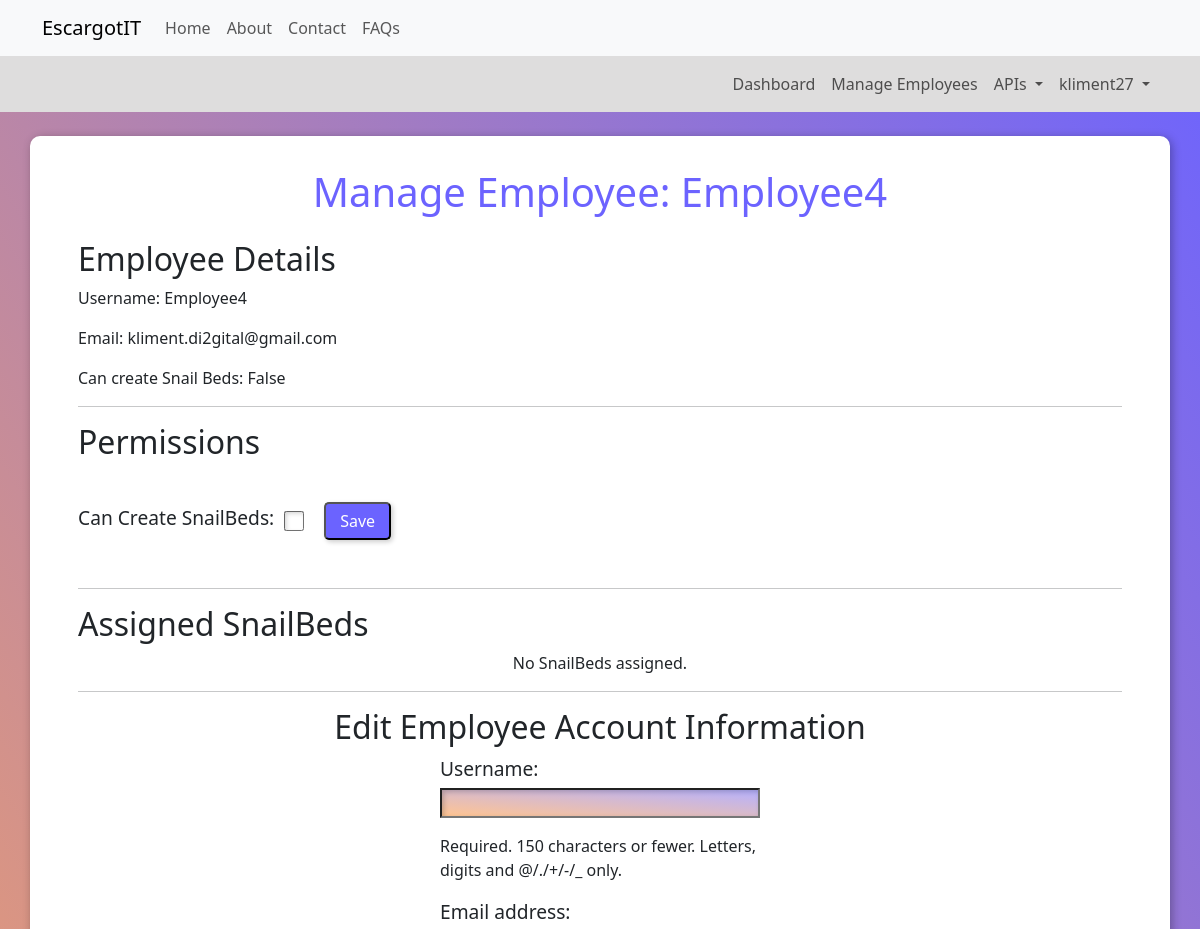
The app's page /manage_employee/5/ (signed in, upper part), older data.
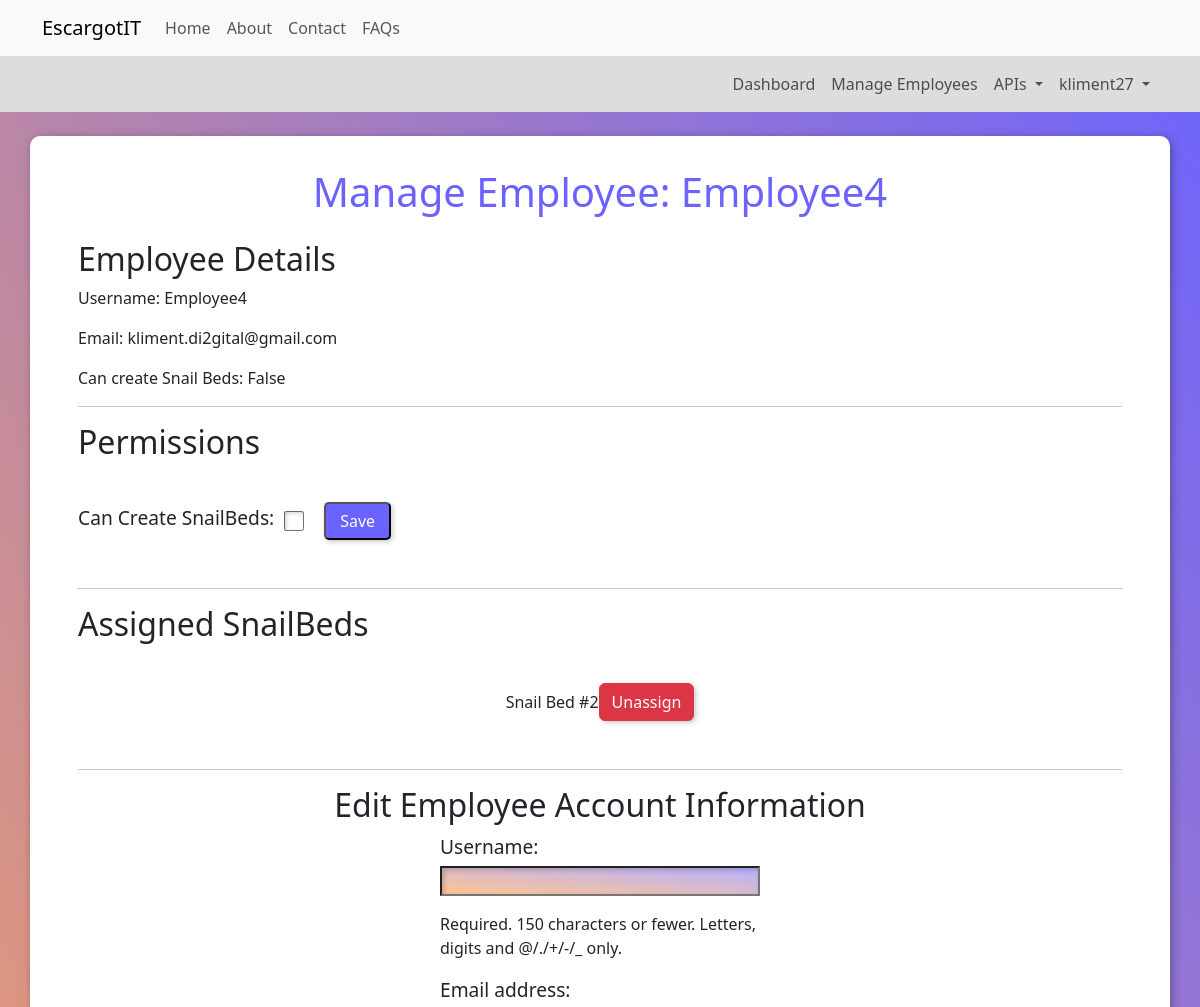
The same page, newer data.
### core/models.py (models this page shows, shortened)
class EmployeeUser(models.Model):
    user = models.OneToOneField(User, on_delete=models.CASCADE)
    admin = models.ForeignKey(AdminUser, on_delete=models.CASCADE, null=True, blank=True)
    can_create_snailbed = models.BooleanField(default=False)

class SnailBed(models.Model):
    bed_name = models.CharField(max_length=100, unique=False, null=True, blank=True)
    user = models.ForeignKey(AdminUser, on_delete=models.CASCADE, null=True, blank=True, db_constraint=False)
    employee = models.ForeignKey(EmployeeUser, on_delete=models.SET_NULL, null=True, blank=True, db_constraint=False)
    snail_amount = models.IntegerField(null=True, blank=True)
    hatch_rate = models.ForeignKey('SnailHatchRate', on_delete=models.SET_NULL, null=True, blank=True)
    mortality_rate = models.ForeignKey('SnailMortalityRate', on_delete=models.SET_NULL, null=True, blank=True)
    maturity_rate = models.ForeignKey('TimeTakenToMature', on_delete=models.SET_NULL, null=True, blank=True)
    snail_feed = models.ForeignKey('SnailFeed', on_delete=models.SET_NULL, null=True, blank=True)

### core/views.py (the view)
# urls.py: path('manage_employee/<int:employee_id>/', views.manage_employee, name='manage_employee'),
@login_required(login_url='login')
def manage_employee(request, employee_id):
    employee = get_object_or_404(EmployeeUser, pk=employee_id)
    snailbeds_assigned = SnailBed.objects.filter(employee=employee)
    if request.method == 'POST':
        form = EmployeeUserForm(request.POST, instance=employee)
        if form.is_valid():
            form.save()
            return redirect('manage_employee', employee_id=employee.id)
        snailbed_id = request.POST.get('snailbed_id')
        if snailbed_id:
            snailbed_to_unassign = get_object_or_404(SnailBed, pk=snailbed_id)
            snailbed_to_unassign.employee = None
            snailbed_to_unassign.save()
        change_form = EmployeeChangeForm(request.POST, instance=employee)
        if change_form.is_valid():
            change_form.save()
            new_password = form.cleaned_data.get('new_password1')
            if new_password:
                employee.set_password(new_password)
                employee.save()
                update_session_auth_hash(request, employee)  # Keep the user logged in
            messages.success(request, 'Employee information updated successfully.')
            return redirect('manage_employee', employee_id=employee.id)
            messages.success(request, 'Employee information updated successfully.')
            return redirect('manage_employee', employee_id=employee.id)
    else:
        form = EmployeeUserForm(instance=employee)
        change_form = EmployeeChangeForm(instance=employee)
    context = {
        'employee': employee,
        'snailbeds_assigned': snailbeds_assigned,
        'form': form,
        'change_form': change_form,
    }
    return render(request, 'manage_employee.html', context)

### core/forms.py (shortened to what this page needs)
class EmployeeUserForm(forms.ModelForm):
    class Meta:
        model = EmployeeUser
        fields = ['can_create_snailbed']

class EmployeeChangeForm(UserChangeForm):
    new_password1 = forms.CharField(label='New Password', widget=forms.PasswordInput, required=False)
    new_password2 = forms.CharField(label='Confirm New Password', widget=forms.PasswordInput, required=False)
    class Meta:
        model = User
        fields = ['username', 'email', 'password']

### templates/manage_employee.html (shortened to what this page needs)
{% extends "base/base.html" %}
{% block content %}
<div class="main container mt-4">
    <h1>Manage Employee: {{ employee.user.username }}</h1>
    <h2>Employee Details</h2>
    <p>Username: {{ employee.user.username }}</p>
    <p>Email: {{ employee.user.email }}</p>
    <p>Can create Snail Beds: {{ employee.can_create_snailbed }}</p>
    <hr>
    <h2>Permissions</h2>
    <form id="permissions" method="post">
        <label for="can_create_snailbed">Can Create SnailBeds:</label>
        <input type="checkbox" id="can_create_snailbed" name="can_create_snailbed" {% if employee.can_create_snailbed %}checked{% endif %}>
        <button type="submit">Save</button>
    </form>
    <hr>
    <h2>Assigned SnailBeds</h2>
    <ul>
        {% for snailbed in snailbeds_assigned %}
            <li>
                {{ snailbed.bed_name }}
                <form method="post" class="unassign-form" action="/unassign_employee/{{ snailbed.id }}/">
                    <button type="submit" class="btn btn-danger">Unassign</button>
                </form>
            </li>
        {% empty %}
            <li>No SnailBeds assigned.</li>
        {% endfor %}
    </ul>
    <hr>
    <h2 id="employee-account-form-title">Edit Employee Account Information</h2>
    <form method="post">
        {{ change_form.as_p }}
    </form>
</div>
{% endblock %}

### templates/base/base.html (shortened to what this page needs)
{% load bootstrap5 %}
{% load static %}
<!DOCTYPE html>
<html lang="en">
<head>
    <link href="{% static 'css/base.css' %}" rel="stylesheet" type="text/css">
    {% bootstrap_css %}
</head>
<body>
    <nav class="navbar navbar-expand-lg navbar-light bg-light">
        <div class="container">
            <a class="navbar-brand" href="{% url 'index' %}">EscargotIT</a>
            <div class="collapse navbar-collapse" id="navbarNav">
                <ul class="navbar-nav ml-auto">
                    <li class="nav-item">
                        <a class="nav-link" href="{% url 'index' %}">Home</a>
                    </li>
                    <li class="nav-item">
                        <a class="nav-link" href="{% url 'about' %}">About</a>
                    </li>
                    <li class="nav-item">
                        <a class="nav-link" href="{% url 'contact' %}">Contact</a>
                    </li>
                    <li class="nav-item">
                        <a class="nav-link" href="{% url 'faqs' %}">FAQs</a>
                    </li>
                </ul>
            </div>
        </div>
    </nav>
    {% if user.is_authenticated %}
    <nav class="navbar second navbar-expand-lg navbar-light bg-light">
        <div class="container">
            <div class="collapse navbar-collapse" id="navbarNav">
                <ul class="navbar-nav ml-auto">
                    <li class="nav-item">
                        <a class="nav-link" href="{% url 'dashboard' %}">Dashboard</a>
                    </li>
                    <li class="nav-item">
                        <a class="nav-link" href="{% url 'custom_admin_panel' %}">Manage Employees</a>
                    </li>
                    <li class="nav-item dropdown">
                        <a class="nav-link dropdown-toggle" href="#" id="userDropdown" role="button" data-bs-toggle="dropdown" aria-haspopup="true" aria-expanded="false">
                             APIs
                        </a>
                    </li>
                    <li class="nav-item dropdown">
                        <a class="nav-link dropdown-toggle" href="#" id="userDropdown" role="button" data-bs-toggle="dropdown" aria-haspopup="true" aria-expanded="false">
                             {{ user.username }}
                        </a>
                    </li>
                </ul>
            </div>
        </div>
    </nav>
    {% endif %}
    {% block content %}{% endblock %}
    {% include 'base/footer.html' %}
</body>
</html>

### templates/base/footer.html (shortened to what this page needs)
{% load static %}
{% block scripts %}
    <link href="{% static 'css/footer.css' %}" rel="stylesheet" type="text/css">
{% endblock %}

### static/css/base.css (style rules this page uses)
nav.navbar.second { background-color: rgb(222, 221, 221) !important; }
nav.navbar.second > div.container > div.collapse { flex-direction: row-reverse !important; }

### templates/manage_employee.html (style rules this page uses)
body { background: linear-gradient(to bottom left, #6c63ff, #ffa659); }
.main.container { background-color: white; box-shadow: 2px 2px 10px rgba(0, 0, 0, 0.3); border-radius: 10px; margin-top: 2rem; margin-bottom: 2rem; padding: 1rem 3rem; }
h1 { color: #6c63ff; padding: 1rem; text-align: center; }
.main ul { padding-left: 0; display: flex; justify-content: center; }
.main li { list-style-type: none; display: flex; flex-direction: row; align-content: center; align-items: center; justify-content: space-between; }
form { max-width: 40rem; margin-left: auto; margin-right: auto; display: flex; flex-direction: column; align-items: center }
form#permissions { flex-direction: row; max-width: 100%; }
#permissions #can_create_snailbed { width: 20px; height: 20px; margin-top: auto; margin-bottom: auto; margin-left: 10px; margin-right: 20px; }
form p { display: flex; flex-direction: column; width: 50%; }
form label { font-size: 1.2rem; margin-bottom: 0.3rem; }
form input { box-shadow: inset 2px 2px 5px rgba(0, 0, 0, 0.2); margin-bottom: 1rem; background: linear-gradient(to bottom left, #6b63ff7f, #ffa659a8); color: white; }
form button { font-size: 1rem !important; align-self: center; border-radius: 5px; box-shadow: 2px 2px 5px rgba(0, 0, 0, 0.2); padding: 5px 14px; margin-top: 2rem; margin-bottom: 2rem; background-color: #6b63ff; font-weight: 400; color: white; }
#employee-account-form-title { text-align: center; }

Row changes from the older to the newer data that the page shows:
added SnailBed: bed_name "Snail Bed #2"
Text that changed along with them:
text no longer shown: "No SnailBeds assigned."
